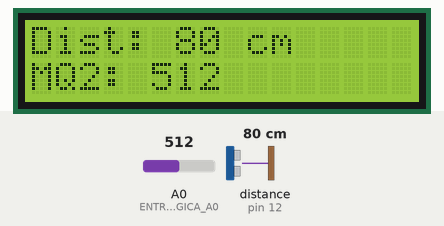
A sketch run on a simulated Arduino Uno, built with avr-gcc and run on an emulated ATmega328P. Shown: 16×2 character LCD. The inputs (shaded band) are chosen by the test bench; at power-on: distance to the obstacle (sensor on pin 12) 80 cm, A0 (ENTRA_ANALOGICA_A0) = 512. The echo pulse lasts 58.3 µs per cm; what the sketch prints to the serial monitor is not drawn.

Above: at 1.2 s.
1.3 s: distance to the obstacle (sensor on pin 12) set to 2 cm
At 2.8 s:
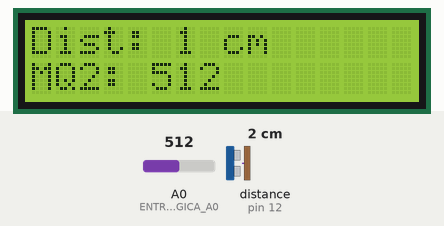
4.3 s: A0 (ENTRA_ANALOGICA_A0) set to 716
At 5.9 s:
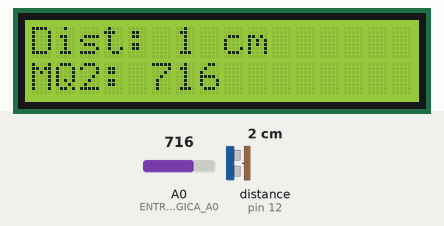
7.3 s: distance to the obstacle (sensor on pin 12) set to 4 cm
At 8.9 s:
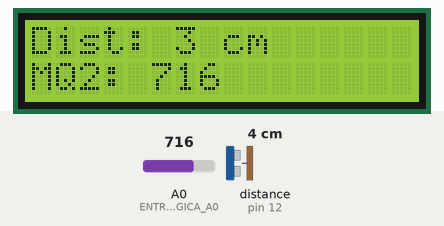
10.3 s: distance to the obstacle (sensor on pin 12) set to 18 cm
At 12.1 s:
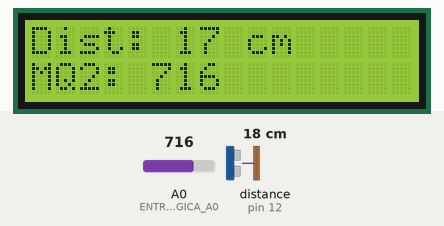
13.3 s: A0 (ENTRA_ANALOGICA_A0) set to 900
At 15.2 s:
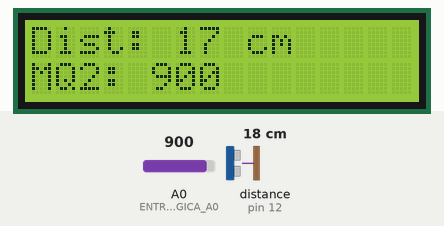
16.3 s: A0 (ENTRA_ANALOGICA_A0) set to 1023
At 18.5 s:
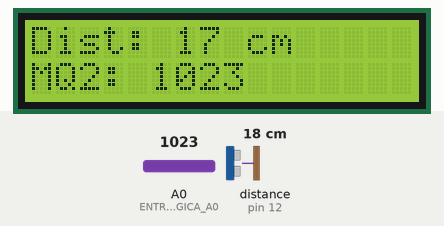
Timing chart, 0 to 20.0 s (numbered marks = the images above; inputs shaded):
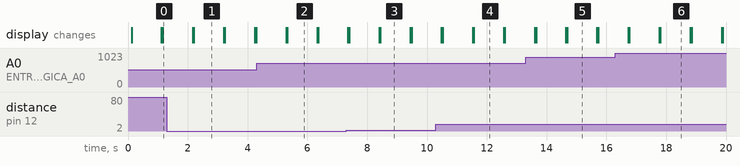

Measured:
- what the display in image 1 shows lasts 1.0 s, from 2.2 s to 3.2 s

The sketch:

projeto_curso_freertos_arduino.ino
```cpp
#include <Arduino_FreeRTOS.h>
#include <queue.h>
#include <task.h>
#include <semphr.h>
#include <Wire.h>
#include <LiquidCrystal_I2C.h>
#include <Ultrasonic.h>

/* Defines gerais */
#define BAUDRATE_SERIAL                    115200

/* Defines - LCD */
#define LCD_16X2_CLEAN_LINE                "                "
#define LCD_16X2_I2C_ADDRESS               0x27
#define LCD_16X2_COLS                      16
#define LCD_16X2_ROWS                      2
#define LCD_TEMPO_ENTRE_VERIFICACOES       1000 //ms

/* Defines - Sensor ultrassônico */
#define ULTRASSONICO_TRIGGER                13
#define ULTRASSONICO_ECHO                   12
#define ULTRASSONICO_TEMPO_ENTRE_LEITURAS   500 //ms

/* Definições - sensor MQ-2 */
#define ENTRA_ANALOGICA_A0               0 //A0

/* Defines - Sensor ultrassônico */
#define MQ2_TEMPO_ENTRE_LEITURAS         1000 //ms

/* Define - tempo para aguardar tomada de controle do semáforo */
#define TEMPO_PARA_AGUARDAR_SEMAFORO        ( TickType_t ) 100

/* Define - tempo para aguardar tomada de controle da fila */
#define TEMPO_PARA_AGUARDAR_FILA            ( TickType_t ) 100

/* filas (queues) */
QueueHandle_t fila_sensor_MQ2;
QueueHandle_t fila_sensor_ultrassonico;

/* semaforos utilizados */
SemaphoreHandle_t semaforo_serial;

/* Objetos e variáveis globais */
/* Objeto de controle do LCD */
LiquidCrystal_I2C lcd(LCD_16X2_I2C_ADDRESS,
                      LCD_16X2_COLS,
                      LCD_16X2_ROWS);

/* Objeto de controle do sensor ultrassônico */
Ultrasonic ultrasonic(ULTRASSONICO_TRIGGER, ULTRASSONICO_ECHO);

/* Tarefas */
void task_lcd( void *pvParameters );
void task_sensor_MQ2( void *pvParameters );
void task_sensor_ultrassonico( void *pvParameters );


void setup()
{
    /* Inicializa serial (para uso com serial monitor) */
    Serial.begin(BAUDRATE_SERIAL);

    /* Inicializa o LCD, liga o backlight e limpa o LCD */
    lcd.init();
    lcd.backlight();
    lcd.clear();

    /* Criação das filas (queues) */
    fila_sensor_MQ2 = xQueueCreate( 1, sizeof(int) );
    fila_sensor_ultrassonico = xQueueCreate( 1, sizeof(float) );

    /* Verifica se as filas foram corretamente criadas */
    if ( (fila_sensor_MQ2 == NULL) || (fila_sensor_ultrassonico == NULL) )
    {
        Serial.println("Uma ou mais filas nao pode ser criada.");
        Serial.println("O programa nao pode continuar");
        while(1)
        {

        }
    }

    /* Criação do semáforo */
    semaforo_serial = xSemaphoreCreateMutex();

    /* Verifica se o semáforo foi corretamente criado */
    if (semaforo_serial == NULL)
    {
        Serial.println("O semaforo nao pode ser criado.");
        Serial.println("O programa nao pode continuar");
        while(1)
        {

        }
    }

    /* Criação das tarefas */
    xTaskCreate(
      task_lcd                     /* Funcao a qual esta implementado o que a tarefa deve fazer */
      ,  (const portCHAR *)"lcd"   /* Nome (para fins de debug, se necessário) */
      ,  156                       /* Tamanho da stack (em words) reservada para essa tarefa */
      ,  NULL                      /* Parametros passados (nesse caso, não há) */
      ,  1                         /* Prioridade */
      ,  NULL );                   /* Handle da tarefa, opcional (nesse caso, não há) */

    xTaskCreate(
      task_sensor_MQ2
      ,  (const portCHAR *) "MQ2"
      ,  156
      ,  NULL
      ,  2
      ,  NULL );


    xTaskCreate(
      task_sensor_ultrassonico
      ,  (const portCHAR *)"ultrassonico"
      ,  156
      ,  NULL
      ,  3
      ,  NULL );

    /* A partir deste momento, o scheduler de tarefas entra em ação e as tarefas executam */
}

void loop()
{
    /* Tudo é feito pelas tarefas. Logo, nada precisa / deve ser
       programado aqui */
}

/*
 * Tarefas
 */

/* task_lcd: tarefa responsável por escrever as leituras dos sensores no
             display LCD */
void task_lcd( void *pvParameters )
{
    float distancia = 0.0;
    int leitura_MQ2 = 0;
    char linha_str[16] = {0x00};
    int distancia_cm = 0;

    while(1)
    {
        /* Escreve última leitura do sensor ultrassônico */
        if( xQueuePeek(fila_sensor_ultrassonico, &distancia, TEMPO_PARA_AGUARDAR_FILA) )
        {
            lcd.setCursor(0,0);
            lcd.print(LCD_16X2_CLEAN_LINE);
            lcd.setCursor(0,0);

            distancia_cm = (int)distancia;
            sprintf (linha_str, "Dist: %d cm", distancia_cm);
            lcd.print(linha_str);
        }

        /* Escreve última leitura analógica do sensor MQ-2 */
        if( xQueuePeek(fila_sensor_MQ2, &leitura_MQ2, TEMPO_PARA_AGUARDAR_FILA) )
        {
            lcd.setCursor(0,1);
            lcd.print(LCD_16X2_CLEAN_LINE);
            lcd.setCursor(0,1);

            sprintf (linha_str, "MQ2: %d", leitura_MQ2);
            lcd.print(linha_str);
        }

        /* Aguarda tempo definido em LCD_TEMPO_ENTRE_VERIFICACOES
           para verificar se ha novas leituras a serem escritas no display */
        vTaskDelay( LCD_TEMPO_ENTRE_VERIFICACOES / portTICK_PERIOD_MS );
    }
}

/* task_sensor_MQ2: tarefa responsável por ler o sensor MQ-2 e enviar,
                       através de uma fila, cada leitura para a tarefa que
                       controla o display LCD */
void task_sensor_MQ2( void *pvParameters )
{
    int leitura_analogica = 0;

    while(1)
    {
        leitura_analogica = analogRead(ENTRA_ANALOGICA_A0);

        /* Insere leitura na fila */
        xQueueOverwrite(fila_sensor_MQ2, (void *)&leitura_analogica);

       /* Escreve leitura na serial. Aqui, a tentativa de se tomar o controle
          do semáforo é feita até o tempo definido em TEMPO_PARA_AGUARDAR_SEMAFORO.
          Caso não for possível tomar o controle do semáforo até este tempo (pois outra
          tarefa o está utilizando), nada é escrito na Serial
       */
       if ( xSemaphoreTake(semaforo_serial, TEMPO_PARA_AGUARDAR_SEMAFORO ) == pdTRUE )
       {
           Serial.print("- Leitura MQ-2: ");
           Serial.println(leitura_analogica);
           xSemaphoreGive(semaforo_serial);
       }

        /* Aguarda tempo definido em MQ2_TEMPO_ENTRE_LEITURAS
           para fazer próxima leitura */
        vTaskDelay( MQ2_TEMPO_ENTRE_LEITURAS / portTICK_PERIOD_MS );
    }
}

/* task_sensor_ultrassonico: tarefa responsável por ler o sensor ultrassônico e enviar,
                             através de uma fila, cada leitura para a tarefa que controla
                             o display LCD */
void task_sensor_ultrassonico( void *pvParameters )
{
    float distancia_cm = 0.0;
    long microsec = 0;

    while(1)
    {
       /* Mede distância (em centímetros) */
       microsec = ultrasonic.timing();
       distancia_cm = ultrasonic.convert(microsec, Ultrasonic::CM);

       /* Insere leitura na fila */
       xQueueOverwrite(fila_sensor_ultrassonico, (void *)&distancia_cm);

       /* Escreve leitura na serial. Aqui, a tentativa de se tomar o controle
          do semáforo é feita até o tempo definido em TEMPO_PARA_AGUARDAR_SEMAFORO.
          Caso não for possível tomar o controle do semáforo até este tempo (pois outra
          tarefa o está utilizando), nada é escrito na Serial
       */
       if ( xSemaphoreTake(semaforo_serial, TEMPO_PARA_AGUARDAR_SEMAFORO ) == pdTRUE )
       {
           Serial.print("- Distancia: ");
           Serial.print(distancia_cm);
           Serial.println("cm");
           xSemaphoreGive(semaforo_serial);
       }

       /* Aguarda tempo definido em ULTRASSONICO_TEMPO_ENTRE_LEITURAS
          para fazer próxima leitura */
       vTaskDelay( ULTRASSONICO_TEMPO_ENTRE_LEITURAS / portTICK_PERIOD_MS );
    }
}
```
